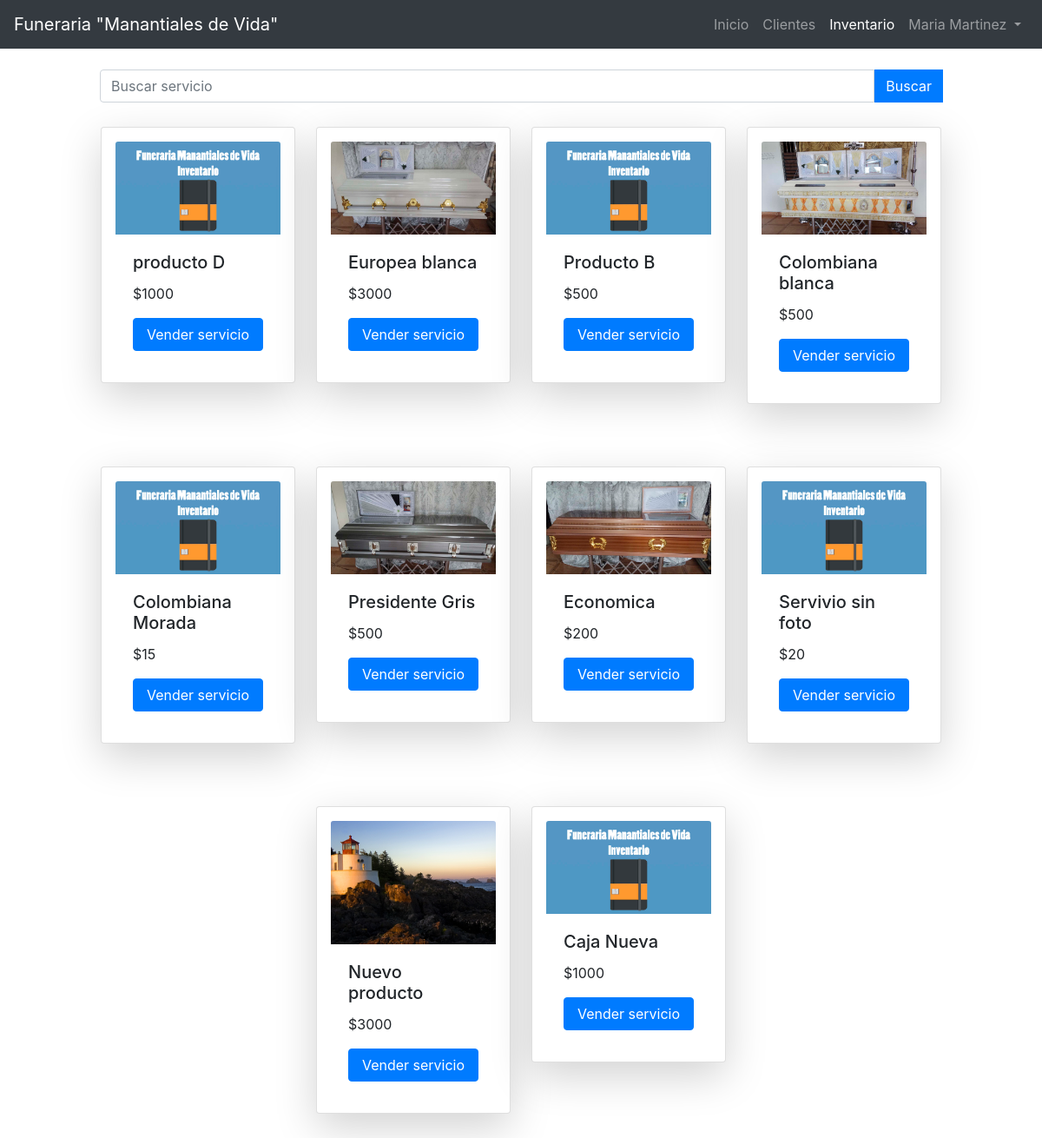
Page /modulos/ventas/producto.php (signed in) on the committed database.
### tables this page shows
CREATE TABLE `tblproductos` (
  `idproducto` int(11) NOT NULL,
  `nombre_producto` varchar(45) NOT NULL,
  `precio_compra` double NOT NULL,
  `precio_venta` double NOT NULL,
  `descripcion` varchar(45) NOT NULL,
  `foto` varchar(150) DEFAULT NULL,
  `fecha_ingreso` date NOT NULL,
  `cantidad_producto` int(11) NOT NULL,
  `idproveedor` int(11) NOT NULL,
  `idusuario` int(11) NOT NULL
);

### modulos/ventas/producto.php (called while the page is built, shortened)
<?php
require_once("../../config/sql.php");
if($_SERVER['REQUEST_METHOD'] == 'POST' and isset($_POST['buscar'])){
  $nombre = limpiar($_POST['busqueda']);
  $SQL->conect();
  $productos = $SQL->select("SELECT * FROM tblproductos WHERE LOWER(nombre_producto) LIKE LOWER('%$nombre%')");
  $SQL->close();
}
else{
$SQL->conect();
$productos = $SQL->select("SELECT * FROM tblproductos");
}
require_once("../../views/ventas/producto.view.php");
 ?>

### config/sql.php (called while the page is built, shortened)
<?php
class Sql
{
  private $dbname = 'funerariadb';
  private $host = 'localhost';
  private $user = 'root';
  private $pass = '';
  private $conexion = null;
  function conect(){
    try {
      $this->conexion = new PDO('mysql:host='.$this->host.';dbname='.$this->dbname, $this->user,$this->pass);
      return $this->conexion;
    } catch (PDOException $e) {
      echo "Error al conectar con la base de datos";
      return false;
    }
  }
  function select($consulta){
    $stmt = $this->conexion->prepare($consulta);
    $stmt->execute();
    $resultados = $stmt->fetchAll();
    if (empty($resultados)) {
      return false;
    }else {
      return $resultados;
    }
  }
  function close(){
    $this->conexion = null;
  }
}
$SQL = new Sql;
?>

### views/ventas/producto.view.php (the view, shortened to what this page needs)
<!DOCTYPE html>
<html lang="es">
<head>
  <link rel="stylesheet" href="../../css/bootstrap.min.css">
</head>
<body>
  <div class="container-fluid">
    <header class="row">
        <div class="navbar navbar-expand navbar-dark bg-dark col-md-12">
            <a href="#" class="navbar-brand">Funeraria "Manantiales de Vida"</a>
            <ul class="navbar-nav ml-auto">
                <li class="nav-item">
                    <a href="../../index.php" class="nav-link">Inicio</a>
                </li>
                <li class="nav-item">
                    <a href="../clientes/index.php" class="nav-link">Clientes</a>
                </li>
                <li class="nav-item active">
                    <a href="../inventario/index.php" class="nav-link">Inventario</a>
                </li>
                <li class="nav-item dropdown">
                    <a href="#" class="nav-link dropdown-toggle" id="navbarDropdown" role="botton" data-toggle="dropdown">
                        <?php echo $_SESSION['usuario']['nombre']?>                        </a>
                </li>
            </ul>
        </div>
    </header>
    <br>
    <div class="row justify-content-center">
      <div class="col-md-10 mb-3">
        <form  action="<?php echo $_SERVER['PHP_SELF'] ?>" method="post">
          <div class="input-group">
            <input type="text" class="form-control" name="busqueda" placeholder="Buscar servicio" aria-describedby="inputGroupPrepend" required>
            <div class="input-group-prepend">
              <input type="submit" name="buscar" value="Buscar" class="btn btn-primary">
            </div>
          </div>
        </form>
      </div>
    </div>
    <div class="row justify-content-center inventario">
      <?php if ($productos != ""): ?>
        <?php foreach ($productos as $key => $producto): ?>
          <div class="producto">
            <div class="card shadow-lg p-3 mb-5 bg-white rounded" style="width: 14rem;">
              <img class="card-img-top" src="<?php echo $var = ($producto['foto'] != null ) ? $producto['foto'] : '../../img/inventario/default.jpg' ?>" alt="Card image cap">
              <div class="card-body">
                <h5 class="card-title"><?php echo $producto['nombre_producto'] ?></h5>
                <p class="card-text">$<?php echo $producto['precio_venta']  ?></p>
                <a href="venta.php?idproducto=<?php echo $producto['idproducto'] ?>&idcliente=<?php echo $_GET['id'] ?>" class="btn btn-primary btn-block">Vender servicio</a>
              </div>
            </div>
          </div>
        <?php endforeach; ?>
      <?php endif; ?>
    </div>
  </div>
</body>
</html>

### views/ventas/producto.view.php (style rules this page uses)
.inventario { display: flex; flex-direction: row; justify-content: }
.producto { margin: 1%; }

### rows in the picture
tblproductos: nombre_producto "producto D", precio_venta "1000"
tblproductos: foto (picture), nombre_producto "Europea blanca", precio_venta "3000"
tblproductos: nombre_producto "Producto B", precio_venta "500"
tblproductos: foto (picture), nombre_producto "Colombiana blanca", precio_venta "500"
tblproductos: nombre_producto "Colombiana Morada", precio_venta "15"
tblproductos: foto (picture), nombre_producto "Presidente Gris", precio_venta "500"
tblproductos: foto (picture), nombre_producto "Economica", precio_venta "200"
tblproductos: nombre_producto "Servivio sin foto", precio_venta "20"
tblproductos: foto (picture), nombre_producto "Nuevo producto", precio_venta "3000"
tblproductos: nombre_producto "Caja Nueva", precio_venta "1000"

### other values in the picture
$_SESSION['usuario']['nombre'] "Maria Martinez"
